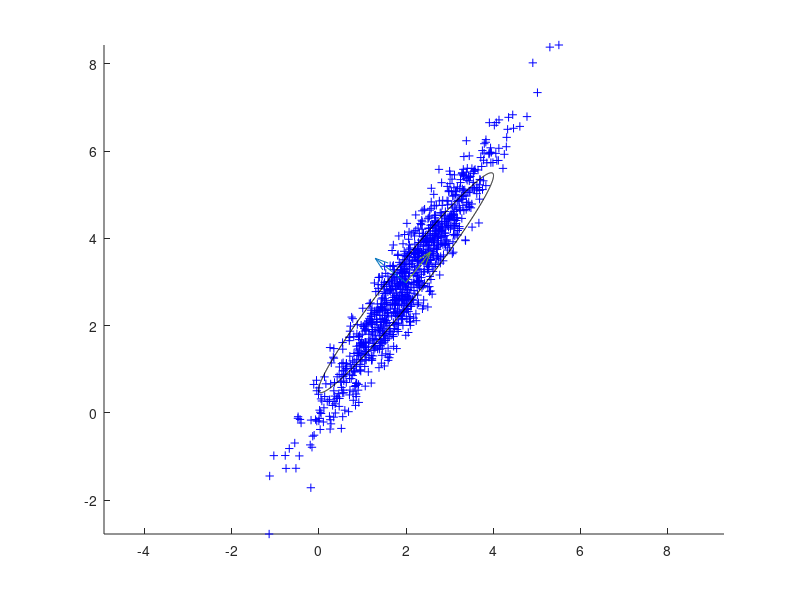

Here is the MATLAB script that generated this plot:
%%% Correlated Data

clear
clf
S = [1,1.5;1.5,2.5];%sigma correlated x/y
mu = [2,3];
N = 1000;%samples
R = mvnrnd(mu,S,N);
xS = R(:,1);
yS = R(:,2);

hold on
plot(R(:,1),R(:,2), 'b+')

calcxmu = mean(xS);%mean of x values
calcymu = mean(yS);
calcSxx = sqrt(sum((xS - calcxmu).^2)/(N-1)); %std dev
calcSyy = sqrt(sum((yS - calcymu).^2)/(N-1));
calcSxy = sqrt(sum((xS - calcxmu).*(yS - calcymu))/(N-1));

Sigma = [calcSxx calcSxy; calcSxy, calcSyy];
%eigen gives angle tilted
[V,D] = eig(Sigma); %%eigen velctor

quiver(calcxmu, calcymu, V(1,1), V(2,1))

quiver(calcxmu, calcymu, V(1,2), V(2,2))
axis equal

theta = linspace(0,2*pi,1000);
xpl = 2*sqrt(D(1,1))*cos(theta);%%2 std dev
ypl = 2*sqrt(D(2,2))*sin(theta);

plpts = [xpl; ypl];
plpts_r = V*plpts;%rotated plot points

xpl = plpts_r(1,:) + calcxmu;
ypl = plpts_r(2,:) + calcymu;

plot(xpl,ypl,'k')


